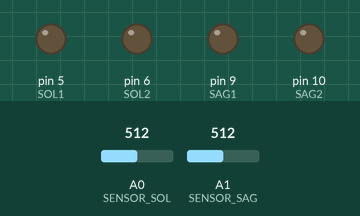
A sketch run on a simulated Arduino Uno, built with avr-gcc and run on an emulated ATmega328P. Shown: output pins drawn as LEDs (lit = HIGH). The inputs (shaded band) are chosen by the test bench; at power-on: A0 (SENSOR_SOL) = 512, A1 (SENSOR_SAG) = 512.

Above: at 3.2 s.
3.3 s: A0 (SENSOR_SOL) set to 591
4.8 s: A0 (SENSOR_SOL) set to 616
At 5.1 s:
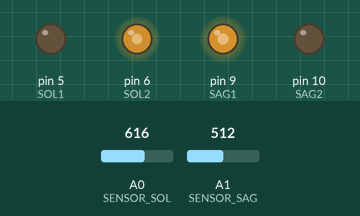
6.3 s: A1 (SENSOR_SAG) set to 610
At 7.5 s:
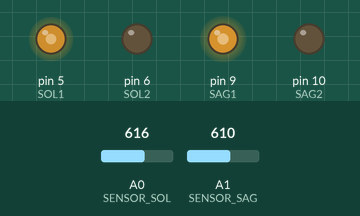
7.8 s: A0 (SENSOR_SOL) set to 590
At 8.8 s:
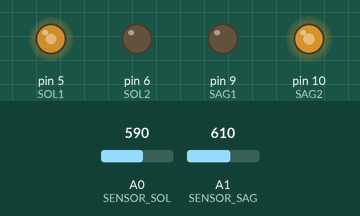
Timing chart, 0 to 10.3 s (numbered marks = the images above; inputs shaded):
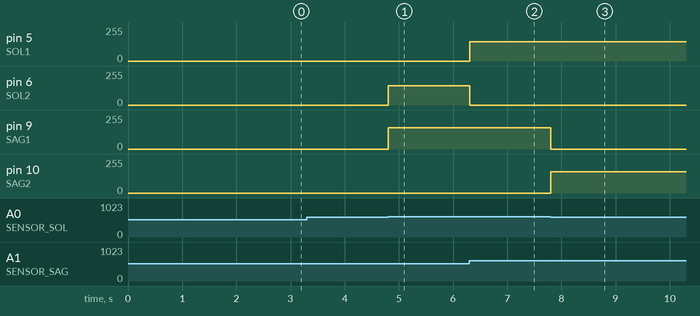

Measured:
- the behaviour switches between 600 and 601 on A0 (SENSOR_SOL) (found by bisection; images 0 and 1)
- after the input at 3.3 s, every drawn part: stays the same
- after the input at 4.8 s, pin 6 (SOL2): 0/255 → 145/255 at once; pin 9 (SAG1): 0/255 → 160/255 at once
- after the input at 6.3 s, pin 5 (SOL1): 0/255 → 145/255 at once; pin 6 (SOL2): 145/255 → 0/255 at once
- after the input at 7.8 s, pin 9 (SAG1): 160/255 → 0/255 at once; pin 10 (SAG2): 0/255 → 160/255 at once

The sketch:

engel_gorunce_ezen_robot.ino
```cpp
// ================= MOTOR PINLERI =================
#define SOL1 5
#define SOL2 6
#define SAG1 9
#define SAG2 10

// ================= SENSOR PINLERI =================
#define SENSOR_SOL  A0
#define SENSOR_SAG  A1

// ================= AYARLAR =================
int esikDeger = 600;

int solHiz = 145;
int sagHiz = 160;
// ===========================================

void setup() {
  pinMode(SOL1, OUTPUT);
  pinMode(SOL2, OUTPUT);
  pinMode(SAG1, OUTPUT);
  pinMode(SAG2, OUTPUT);

  pinMode(SENSOR_SOL, INPUT);
  pinMode(SENSOR_SAG, INPUT);

  delay(2000);
}

void loop() {
  int solDeger = analogRead(SENSOR_SOL);
  int sagDeger = analogRead(SENSOR_SAG);

  // SADECE SAĞDA ENGEL
  if (sagDeger > esikDeger && solDeger < esikDeger) {
    sagaDon();
  }

  // SADECE SOLDA ENGEL
  else if (solDeger > esikDeger && sagDeger < esikDeger) {
    solaDon();
  }

  // İKİ TARAFTA DA ENGEL
  else if (solDeger > esikDeger && sagDeger > esikDeger) {
    ileri();
  }

  // HİÇ ENGEL YOK
  else {
    dur();
  }

  delay(10);
}

// ================= FONKSIYONLAR =================

void ileri() {
  analogWrite(SOL1, solHiz);
  analogWrite(SOL2, 0);

  analogWrite(SAG1, sagHiz);
  analogWrite(SAG2, 0);
}

void sagaDon() {
  analogWrite(SOL1, solHiz);
  analogWrite(SOL2, 0);

  analogWrite(SAG1, 0);
  analogWrite(SAG2, sagHiz);
}

void solaDon() {
  analogWrite(SOL1, 0);
  analogWrite(SOL2, solHiz);

  analogWrite(SAG1, sagHiz);
  analogWrite(SAG2, 0);
}

void dur() {
  analogWrite(SOL1, 0);
  analogWrite(SOL2, 0);

  analogWrite(SAG1, 0);
  analogWrite(SAG2, 0);
}
```
